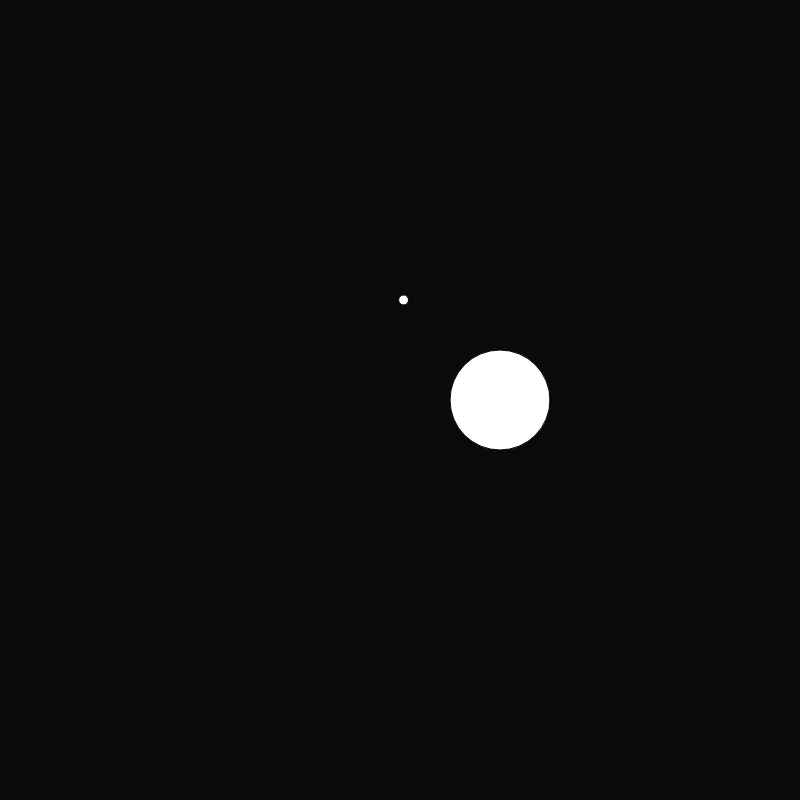
Frame 1 (no input)
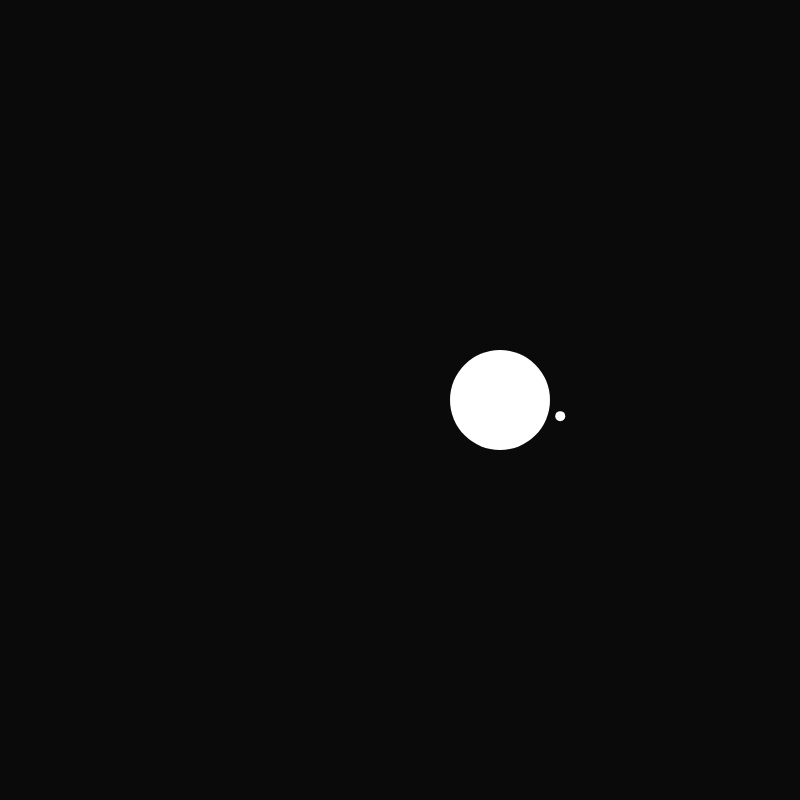
Frame 60 (no input)
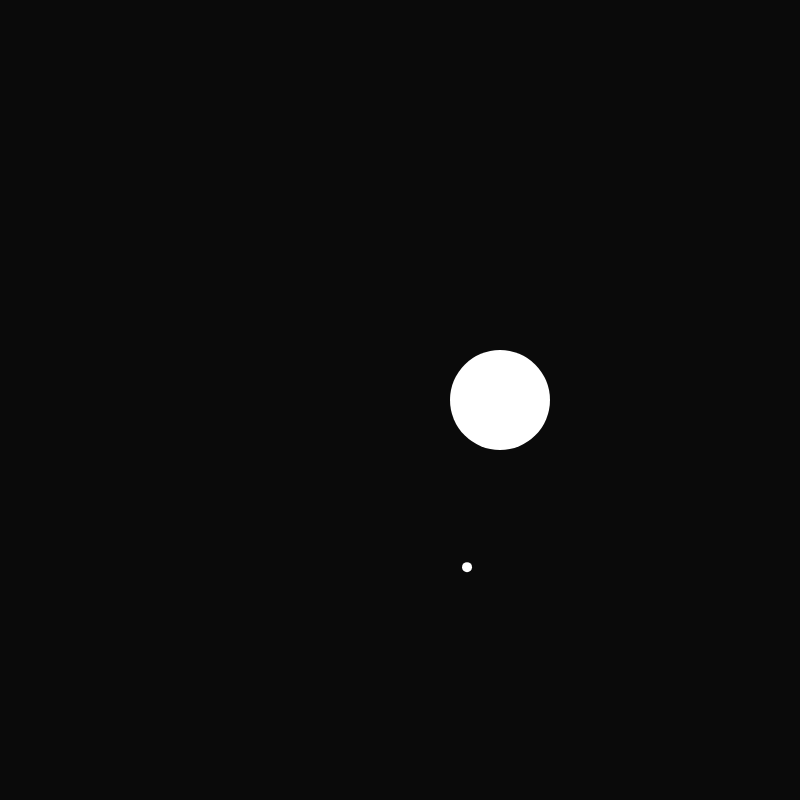
Frame 120 (the mouse pressed at the canvas centre since frame 60)

The p5.js sketch that drew these frames (run headless with seeded random() and noise() and a simulated clock; from frame 60 on, the mouse is pressed at the canvas centre):

// p5.js sketch
// ── sketch.js
let p, s;
let arr = [];
let vel, sv, f;
let g, a, gx, gy, sx, sy;



let celestialContainer = [];


let ap, pe;
function setup() {
  f = 1;
  p = createVector(0, -100);
  createCanvas(800, 800);
  vel = createVector(2.6, 0);
  sv = createVector(0, 0);
  s = createVector(0, 0);

  ap = createVector(p.x, p.y);
  pe = createVector(p.x, p.y);

  
  
  
  celestialContainer.push(new Body(1, -100, 2.6, 0, 10, 5));
  //celestialContainer.push(new Body(-200, 0, 0, 0, 10000000000000, 50));
  celestialContainer.push(new Body(100, 0, 0, 0, 10000000000000, 50));
  //celestialContainer.push(new Body(0, 0, 0, 0, 0, 0));
  

  //console.log(celestialContainer[0].r);
  
}

function draw() {
  frameRate(120);
  background(10);

  
  //console.log(celestialContainer[0].fg);
  
  if(keyIsPressed && key=='d'){
    f += 0.001;
    ap.set(p);
    pe.set(p);
  }
  if(keyIsPressed && key=='a'){
    f -= 0.001;
    ap.set(p);
    pe.set(p);
  }
  
  
  vel.add(gx * f, gy * f);
  p.add(vel.x, vel.y);
  
  
  
  sv.add(sx, sy);
  s.add(sv);

  if(dist(s.x, s.y, p.x, p.y) > dist(s.x, s.y, ap.x, ap.y)){
    ap.set(p.x, p.y);
  }
  if(dist(s.x, s.y, p.x, p.y) < dist(s.x, s.y, pe.x, pe.y)){
    pe.set(p.x, p.y);
  }


 
  
    
  
  translate(width/2, height/2);

  celestialContainer[0].update();
  celestialContainer[0].display();

  celestialContainer[1].update();
  celestialContainer[1].display();

  // celestialContainer[2].update();
  // celestialContainer[2].display();

  

  // fill("cyan");
  // text("apoapsis", ap.x, ap.y);
  // circle(ap.x, ap.y, 5);
  // text("periapsis", pe.x, pe.y);
  // circle(pe.x, pe.y, 5);
  
   let r = dist(s.x, s.y, p.x, p.y);
    gm = (6.77*(10**-11))*(10000000000000/(r**2));
    gs = (6.77*(10**-11))*(10/(r**2));
    a = atan2(s.y - p.y, s.x - p.x);
    gx = gm * cos(a);
    gy = gm * sin(a);
  
  
    sx = gs * cos(a);
    sy = gs * sin(a);
    
  
  // fill("yellow");
  // circle(s.x, s.y, 100);
  
  // fill("white");
  // circle(p.x, p.y, 10);
  
  
noStroke();
  
  
  arr.push({x:p.x, y:p.y});
  for(let i = 1; i < 100; i++){
      if(arr.length > 100){
        //circle(arr[arr.length - (100-i)].x, arr[arr.length - (100-i)].y, 1);
      }
  }
 
  
  
  

}
 

// ── Body.js
const G = 6.77*(10**-11);



//body object
function Body(x, y, vx, vy, mass, rad){
    this.v = createVector();
    this.p = createVector();
    this.fg;
    this.avx;
    this.avy;
    this.mass;
    this.r;
    this.d;

    
    this.v.set(vx, vy);
    this.p.set(x, y);
    this.mass = mass;
    this.r = rad;
    this.d = 0;

    this.update = function (){

        this.v.add(this.avx, this.avy);
        this.p.add(this.v);

     

        if(celestialContainer.length > 0){
            //if not equal itself
            for(let i = 0; i < celestialContainer.length; i++){

                let c = celestialContainer[i].p;
                let cm = celestialContainer[i].mass;
                let cr = celestialContainer[i].r;


                if(this.p.x != c.x && this.p.y != c.y){
                
                    let rd = dist(this.p.x, this.p.y, c.x, c.y);
                    //console.log(rd);
                    //the Epic equations
                    this.fg = G*(cm/(rd**2));

                    //console.log(this.fg, i);

                    let a = atan2(c.y - this.p.y, c.x - this.p.x);
                    this.avx = this.fg * cos(a);
                    this.avy = this.fg * sin(a);

                }

        }
      }  
    }

    this.display = function (){
        circle(this.p.x, this.p.y, this.r * 2);
        //console.log(this.p.x, this.p.y, this.r);
    }
}
// ── Stars.js
//this just makes stars in the background for UwU aesthetics

function Stars(count) {
  this.c = count;
  this.pos = [];
  for (let i = 0; i < this.c; i++) {
    this.pos.push({
      x: random(0, width),
      y: random(0, height),
      clr: random(0, 255),
    });
  }

  this.update = function () {
    for (let i = 0; i < this.c; i++) {
      fill(this.pos[i].clr);
      circle(this.pos[i].x, this.pos[i].y, 2);
    }
  };
}
